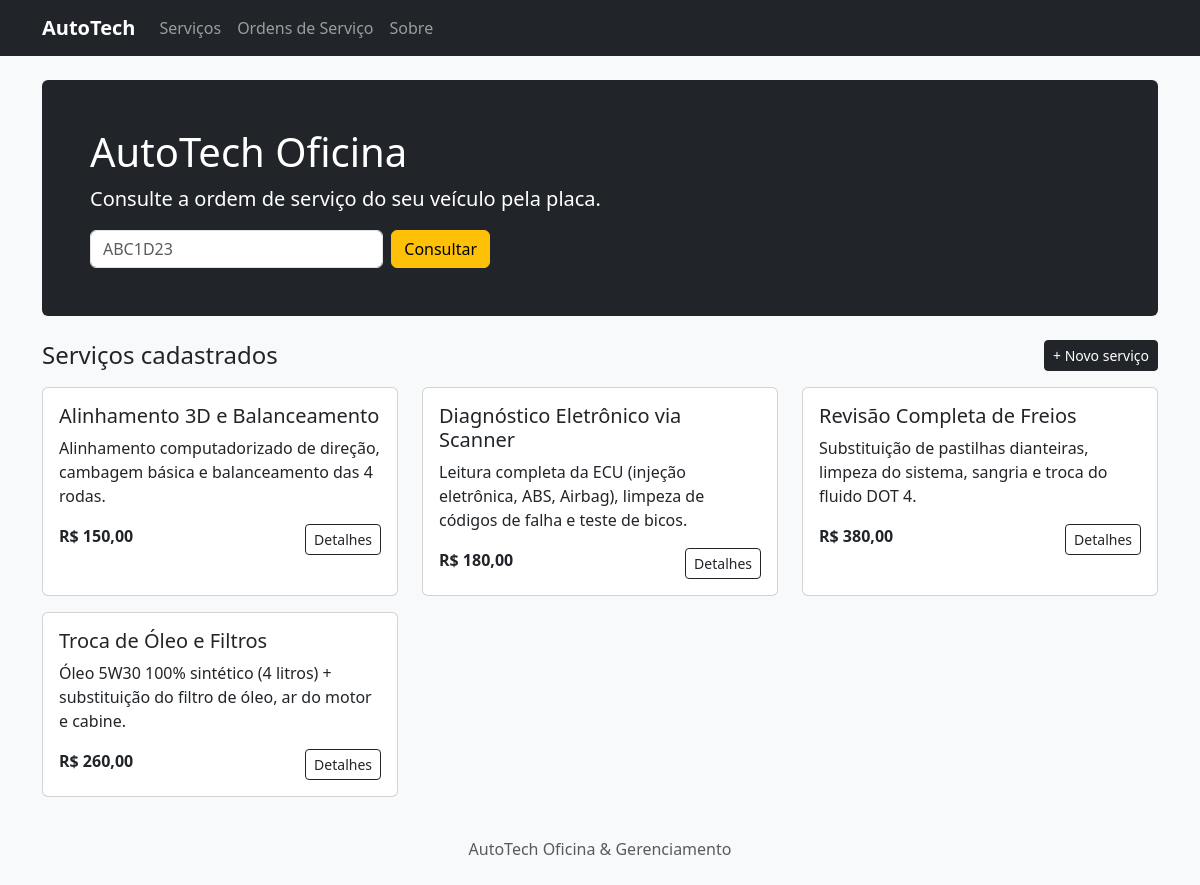
The page / on the database its author committed.
### tables this page shows
CREATE TABLE servicos (
    id        INTEGER PRIMARY KEY AUTOINCREMENT,
    nome      TEXT NOT NULL UNIQUE,
    preco     REAL NOT NULL,
    tempo     TEXT NOT NULL,
    descricao TEXT NOT NULL,
    garantia  TEXT NOT NULL
);

### app.py (the view)
@app.route("/")
def index():
    return render_template(
        "index.html",
        servicos=db_sql.listar_servicos()
    )

### app.py (called while the page is built)
@app.template_filter("brl")
def brl(valor):
    return f"R$ {valor:.2f}".replace(".", ",")

### db_sql.py (called while the page is built)
def get_db():
    if "db" not in g:
        g.db = sqlite3.connect(current_app.config["DATABASE"])
        g.db.row_factory = sqlite3.Row
        g.db.execute("PRAGMA foreign_keys = ON")
    return g.db

def listar_servicos():
    return get_db().execute("SELECT * FROM servicos ORDER BY nome").fetchall()

### templates/index.html (shortened to what this page needs)
{% extends "base.html" %}
{% block content %}
<div class="p-5 mb-4 bg-dark text-white rounded">
    <h1>AutoTech Oficina</h1>
    <p class="lead">Consulte a ordem de serviço do seu veículo pela placa.</p>
    <form class="d-flex gap-2" action="{{ url_for('buscar_os') }}" style="max-width: 400px">
        <input class="form-control" name="placa" placeholder="ABC1D23" required>
        <button class="btn btn-warning">Consultar</button>
    </form>
</div>
<div class="d-flex justify-content-between align-items-center mb-3">
    <h2 class="h4 mb-0">Serviços cadastrados</h2>
    <a class="btn btn-dark btn-sm"
       href="{{ url_for('novo_servico') }}">
        + Novo serviço
    </a>
</div>
<div class="row">
    {% for s in servicos %}
    <div class="col-md-6 col-lg-4 mb-3">
        <div class="card h-100">
            <div class="card-body">
                <h3 class="h5">{{ s.nome }}</h3>
                <p>{{ s.descricao }}</p>
                <strong>{{ s.preco|brl }}</strong>
                <a href="{{ url_for('detalhe_servico', id=s.id) }}"
                   class="btn btn-sm btn-outline-dark float-end">
                    Detalhes
                </a>
            </div>
        </div>
    </div>
    {% endfor %}
</div>
{% endblock %}

### rows shown on the page
servicos: nome "Alinhamento 3D e Balanceamento", descricao "Alinhamento computadorizado de direção, cambagem básica e balanceamento das 4 rodas.", preco|brl "R$ 150,00"
servicos: nome "Diagnóstico Eletrônico via Scanner", descricao "Leitura completa da ECU (injeção eletrônica, ABS, Airbag), limpeza de códigos de falha e teste de bicos.", preco|brl "R$ 180,00"
servicos: nome "Revisão Completa de Freios", descricao "Substituição de pastilhas dianteiras, limpeza do sistema, sangria e troca do fluido DOT 4.", preco|brl "R$ 380,00"
servicos: nome "Troca de Óleo e Filtros", descricao "Óleo 5W30 100% sintético (4 litros) + substituição do filtro de óleo, ar do motor e cabine.", preco|brl "R$ 260,00"
